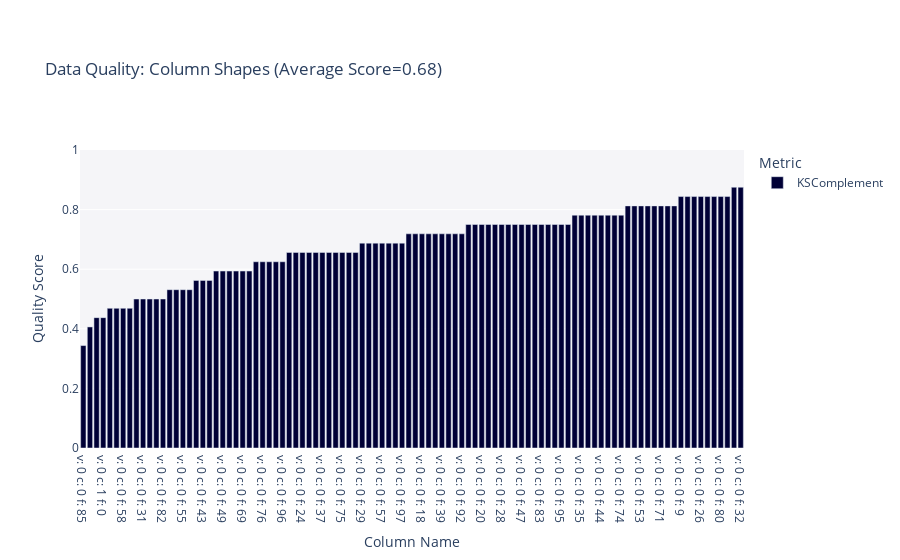

Notebook cell for this chart:
### Code cell
report.get_visualization(property_name='Column Shapes')

### Figure 1 — Plotly figure (JSON) as saved in the notebook; plotly's stock layout.template omitted (floating-point values rounded to 4 significant figures)
{"data": [{"alignmentgroup": "True", "customdata": [["KSComplement"], ["KSComplement"], ["KSComplement"], ["KSComplement"], ["KSComplement"], ["KSComplement"], ["KSComplement"], ["KSComplement"], ["KSComplement"], ["KSComplement"], ["KSComplement"], ["KSComplement"], ["KSComplement"], ["KSComplement"], ["KSComplement"], ["KSComplement"], ["KSComplement"], ["KSComplement"], ["KSComplement"], ["KSComplement"], ["KSComplement"], ["KSComplement"], ["KSComplement"], ["KSComplement"], ["KSComplement"], ["KSComplement"], ["KSComplement"], ["KSComplement"], ["KSComplement"], ["KSComplement"], ["KSComplement"], ["KSComplement"], ["KSComplement"], ["KSComplement"], ["KSComplement"], ["KSComplement"], ["KSComplement"], ["KSComplement"], ["KSComplement"], ["KSComplement"], ["KSComplement"], ["KSComplement"], ["KSComplement"], ["KSComplement"], ["KSComplement"], ["KSComplement"], ["KSComplement"], ["KSComplement"], ["KSComplement"], ["KSComplement"], ["KSComplement"], ["KSComplement"], ["KSComplement"], ["KSComplement"], ["KSComplement"], ["KSComplement"], ["KSComplement"], ["KSComplement"], ["KSComplement"], ["KSComplement"], ["KSComplement"], ["KSComplement"], ["KSComplement"], ["KSComplement"], ["KSComplement"], ["KSComplement"], ["KSComplement"], ["KSComplement"], ["KSComplement"], ["KSComplement"], ["KSComplement"], ["KSComplement"], ["KSComplement"], ["KSComplement"], ["KSComplement"], ["KSComplement"], ["KSComplement"], ["KSComplement"], ["KSComplement"], ["KSComplement"], ["KSComplement"], ["KSComplement"], ["KSComplement"], ["KSComplement"], ["KSComplement"], ["KSComplement"], ["KSComplement"], ["KSComplement"], ["KSComplement"], ["KSComplement"], ["KSComplement"], ["KSComplement"], ["KSComplement"], ["KSComplement"], ["KSComplement"], ["KSComplement"], ["KSComplement"], ["KSComplement"], ["KSComplement"], ["KSComplement"]], "hovertemplate": "<b>%{hovertext}</b><br><br>Metric=%{customdata[0]}<br>Quality Score=%{y}<extra></extra>", "hovertext": ["v: 0 c: 0 f: 0", "v: 0 c: 0 f: 1", "v: 0 c: 0 f: 2", "v: 0 c: 0 f: 3", "v: 0 c: 0 f: 4", "v: 0 c: 0 f: 5", "v: 0 c: 0 f: 6", "v: 0 c: 0 f: 7", "v: 0 c: 0 f: 8", "v: 0 c: 0 f: 9", "v: 0 c: 0 f: 10", "v: 0 c: 0 f: 11", "v: 0 c: 0 f: 12", "v: 0 c: 0 f: 13", "v: 0 c: 0 f: 14", "v: 0 c: 0 f: 15", "v: 0 c: 0 f: 16", "v: 0 c: 0 f: 17", "v: 0 c: 0 f: 18", "v: 0 c: 0 f: 19", "v: 0 c: 0 f: 20", "v: 0 c: 0 f: 21", "v: 0 c: 0 f: 22", "v: 0 c: 0 f: 23", "v: 0 c: 0 f: 24", "v: 0 c: 0 f: 25", "v: 0 c: 0 f: 26", "v: 0 c: 0 f: 27", "v: 0 c: 0 f: 28", "v: 0 c: 0 f: 29", "v: 0 c: 0 f: 30", "v: 0 c: 0 f: 31", "v: 0 c: 0 f: 32", "v: 0 c: 0 f: 33", "v: 0 c: 0 f: 34", "v: 0 c: 0 f: 35", "v: 0 c: 0 f: 36", "v: 0 c: 0 f: 37", "v: 0 c: 0 f: 38", "v: 0 c: 0 f: 39", "v: 0 c: 0 f: 40", "v: 0 c: 0 f: 41", "v: 0 c: 0 f: 42", "v: 0 c: 0 f: 43", "v: 0 c: 0 f: 44", "v: 0 c: 0 f: 45", "v: 0 c: 0 f: 46", "v: 0 c: 0 f: 47", "v: 0 c: 0 f: 48", "v: 0 c: 0 f: 49", "v: 0 c: 0 f: 50", "v: 0 c: 0 f: 51", "v: 0 c: 0 f: 52", "v: 0 c: 0 f: 53", "v: 0 c: 0 f: 54", "v: 0 c: 0 f: 55", "v: 0 c: 0 f: 56", "v: 0 c: 0 f: 57", "v: 0 c: 0 f: 58", "v: 0 c: 0 f: 59", "v: 0 c: 0 f: 60", "v: 0 c: 0 f: 61", "v: 0 c: 0 f: 62", "v: 0 c: 0 f: 63", "v: 0 c: 0 f: 64", "v: 0 c: 0 f: 65", "v: 0 c: 0 f: 66", "v: 0 c: 0 f: 67", "v: 0 c: 0 f: 68", "v: 0 c: 0 f: 69", "v: 0 c: 0 f: 70", "v: 0 c: 0 f: 71", "v: 0 c: 0 f: 72", "v: 0 c: 0 f: 73", "v: 0 c: 0 f: 74", "v: 0 c: 0 f: 75", "v: 0 c: 0 f: 76", "v: 0 c: 0 f: 77", "v: 0 c: 0 f: 78", "v: 0 c: 0 f: 79", "v: 0 c: 0 f: 80", "v: 0 c: 0 f: 81", "v: 0 c: 0 f: 82", "v: 0 c: 0 f: 83", "v: 0 c: 0 f: 84", "v: 0 c: 0 f: 85", "v: 0 c: 0 f: 86", "v: 0 c: 0 f: 87", "v: 0 c: 0 f: 88", "v: 0 c: 0 f: 89", "v: 0 c: 0 f: 90", "v: 0 c: 0 f: 91", "v: 0 c: 0 f: 92", "v: 0 c: 0 f: 93", "v: 0 c: 0 f: 94", "v: 0 c: 0 f: 95", "v: 0 c: 0 f: 96", "v: 0 c: 0 f: 97", "v: 0 c: 0 f: 98", "v: 0 c: 1 f: 0"], "legendgroup": "KSComplement", "marker": {"color": "#000036", "pattern": {"shape": ""}}, "name": "KSComplement", "offsetgroup": "KSComplement", "orientation": "v", "showlegend": true, "textposition": "auto", "type": "bar", "x": ["v: 0 c: 0 f: 0", "v: 0 c: 0 f: 1", "v: 0 c: 0 f: 2", "v: 0 c: 0 f: 3", "v: 0 c: 0 f: 4", "v: 0 c: 0 f: 5", "v: 0 c: 0 f: 6", "v: 0 c: 0 f: 7", "v: 0 c: 0 f: 8", "v: 0 c: 0 f: 9", "v: 0 c: 0 f: 10", "v: 0 c: 0 f: 11", "v: 0 c: 0 f: 12", "v: 0 c: 0 f: 13", "v: 0 c: 0 f: 14", "v: 0 c: 0 f: 15", "v: 0 c: 0 f: 16", "v: 0 c: 0 f: 17", "v: 0 c: 0 f: 18", "v: 0 c: 0 f: 19", "v: 0 c: 0 f: 20", "v: 0 c: 0 f: 21", "v: 0 c: 0 f: 22", "v: 0 c: 0 f: 23", "v: 0 c: 0 f: 24", "v: 0 c: 0 f: 25", "v: 0 c: 0 f: 26", "v: 0 c: 0 f: 27", "v: 0 c: 0 f: 28", "v: 0 c: 0 f: 29", "v: 0 c: 0 f: 30", "v: 0 c: 0 f: 31", "v: 0 c: 0 f: 32", "v: 0 c: 0 f: 33", "v: 0 c: 0 f: 34", "v: 0 c: 0 f: 35", "v: 0 c: 0 f: 36", "v: 0 c: 0 f: 37", "v: 0 c: 0 f: 38", "v: 0 c: 0 f: 39", "v: 0 c: 0 f: 40", "v: 0 c: 0 f: 41", "v: 0 c: 0 f: 42", "v: 0 c: 0 f: 43", "v: 0 c: 0 f: 44", "v: 0 c: 0 f: 45", "v: 0 c: 0 f: 46", "v: 0 c: 0 f: 47", "v: 0 c: 0 f: 48", "v: 0 c: 0 f: 49", "v: 0 c: 0 f: 50", "v: 0 c: 0 f: 51", "v: 0 c: 0 f: 52", "v: 0 c: 0 f: 53", "v: 0 c: 0 f: 54", "v: 0 c: 0 f: 55", "v: 0 c: 0 f: 56", "v: 0 c: 0 f: 57", "v: 0 c: 0 f: 58", "v: 0 c: 0 f: 59", "v: 0 c: 0 f: 60", "v: 0 c: 0 f: 61", "v: 0 c: 0 f: 62", "v: 0 c: 0 f: 63", "v: 0 c: 0 f: 64", "v: 0 c: 0 f: 65", "v: 0 c: 0 f: 66", "v: 0 c: 0 f: 67", "v: 0 c: 0 f: 68", "v: 0 c: 0 f: 69", "v: 0 c: 0 f: 70", "v: 0 c: 0 f: 71", "v: 0 c: 0 f: 72", "v: 0 c: 0 f: 73", "v: 0 c: 0 f: 74", "v: 0 c: 0 f: 75", "v: 0 c: 0 f: 76", "v: 0 c: 0 f: 77", "v: 0 c: 0 f: 78", "v: 0 c: 0 f: 79", "v: 0 c: 0 f: 80", "v: 0 c: 0 f: 81", "v: 0 c: 0 f: 82", "v: 0 c: 0 f: 83", "v: 0 c: 0 f: 84", "v: 0 c: 0 f: 85", "v: 0 c: 0 f: 86", "v: 0 c: 0 f: 87", "v: 0 c: 0 f: 88", "v: 0 c: 0 f: 89", "v: 0 c: 0 f: 90", "v: 0 c: 0 f: 91", "v: 0 c: 0 f: 92", "v: 0 c: 0 f: 93", "v: 0 c: 0 f: 94", "v: 0 c: 0 f: 95", "v: 0 c: 0 f: 96", "v: 0 c: 0 f: 97", "v: 0 c: 0 f: 98", "v: 0 c: 1 f: 0"], "xaxis": "x", "y": [0.4062, 0.4688, 0.5, 0.4375, 0.5312, 0.8125, 0.5938, 0.7188, 0.7188, 0.8438, 0.6562, 0.7812, 0.6562, 0.5312, 0.8438, 0.5625, 0.75, 0.75, 0.7188, 0.4688, 0.75, 0.75, 0.7188, 0.8438, 0.6562, 0.75, 0.8438, 0.875, 0.75, 0.6875, 0.7188, 0.5, 0.875, 0.6562, 0.6562, 0.7812, 0.7812, 0.6562, 0.75, 0.7188, 0.7188, 0.7812, 0.7188, 0.5625, 0.7812, 0.75, 0.5, 0.75, 0.6875, 0.5938, 0.8125, 0.6875, 0.5625, 0.8125, 0.75, 0.5312, 0.7812, 0.6875, 0.4688, 0.8125, 0.6562, 0.5938, 0.75, 0.7812, 0.6875, 0.8125, 0.5938, 0.5, 0.6562, 0.5938, 0.8438, 0.8125, 0.8438, 0.625, 0.7812, 0.6562, 0.625, 0.8125, 0.625, 0.6562, 0.8438, 0.8125, 0.5, 0.75, 0.625, 0.3438, 0.5938, 0.4688, 0.75, 0.75, 0.8438, 0.6562, 0.7188, 0.6875, 0.5312, 0.75, 0.625, 0.6875, 0.75, 0.4375], "yaxis": "y"}], "layout": {"barmode": "relative", "legend": {"title": {"text": "Metric"}, "tracegroupgap": 0}, "margin": {"t": 150}, "plot_bgcolor": "#F5F5F8", "title": {"text": "Data Quality: Column Shapes (Average Score=0.68)"}, "xaxis": {"anchor": "y", "categoryorder": "total ascending", "domain": [0, 1], "title": {"text": "Column Name"}}, "yaxis": {"anchor": "x", "domain": [0, 1], "range": [0, 1], "title": {"text": "Quality Score"}}}}
